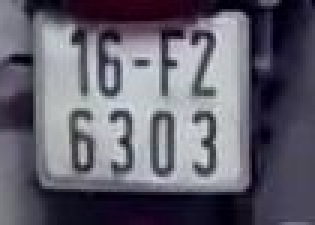
#> input picture test/16F26303.jpeg, 105 x 75 px (shown 3 times larger)
$ python -i trans_aug.py   (imports and definitions only)
#> lines starting #> are read from the running program, lines starting #| are printed output that depends on the picture
import cv2
import numpy as np
from random import randint

def zoom(image):
    IMAGE_WIDTH = 80
    IMAGE_HEIGHT = 80
    zoom_pix = randint(0, 10)
    zoom_factor = 1 + (2*zoom_pix)/IMAGE_HEIGHT
    image = cv2.resize(image, None, fx=zoom_factor,
                       fy=zoom_factor, interpolation=cv2.INTER_LINEAR)
    top_crop = (image.shape[0] - IMAGE_HEIGHT)//2
    left_crop = (image.shape[1] - IMAGE_WIDTH)//2
    image = image[top_crop: top_crop+IMAGE_HEIGHT,
                  left_crop: left_crop+IMAGE_WIDTH]
    return image

def translation_image(image,x,y):
    rows, cols ,c= image.shape
    M = np.float32([[1, 0, x], [0, 1, y]])
    image = cv2.warpAffine(image, M, (cols, rows))
    return image

def rotate_image(image, deg):
    rows, cols,c = image.shape
    M = cv2.getRotationMatrix2D((cols/2,rows/2), deg, 1)
    image = cv2.warpAffine(image, M, (cols, rows))
    return image
def rotate_random_image(image):
    rows, cols,c = image.shape
    M = cv2.getRotationMatrix2D((cols/2,rows/2), randint(-20, 20), 1)
    image = cv2.warpAffine(image, M, (cols, rows))
    return image

def transformation_image(image):
    rows, cols, ch = image.shape
    pts1 = np.float32([[50, 50], [200, 50], [50, 200]])
    pts2 = np.float32([[10, 100], [200, 50], [100, 250]])
    M = cv2.getAffineTransform(pts1, pts2)
    image = cv2.warpAffine(image, M, (cols, rows))
    return image

    pts1 = np.float32([[50, 50], [200, 50], [50, 200]])
    pts2 = np.float32([[100, 10], [200, 50], [0, 150]])
    M = cv2.getAffineTransform(pts1, pts2)
    image = cv2.warpAffine(image, M, (cols, rows))
    return image

    pts1 = np.float32([[50, 50], [200, 50], [50, 200]])
    pts2 = np.float32([[100, 10], [200, 50], [30, 175]])
    M = cv2.getAffineTransform(pts1, pts2)
    image = cv2.warpAffine(image, M, (cols, rows))
    return image

    pts1 = np.float32([[50, 50], [200, 50], [50, 200]])
    pts2 = np.float32([[100, 10], [200, 50], [70, 150]])
    M = cv2.getAffineTransform(pts1, pts2)
    image = cv2.warpAffine(image, M, (cols, rows))
    return image

>>> import cv2
>>> picture = cv2.imread('test/16F26303.jpeg')
#> picture is the input picture: shape (75, 105, 3); mean B, G, R 109.6, 97.4, 99.5
>>> result = transformation_image(picture)
#> in transformation_image, `image = cv2.warpAffine(image, M, (cols, rows))`:
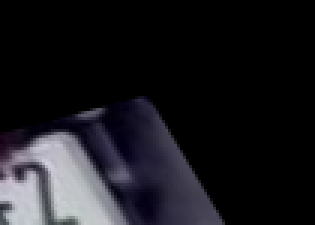
#> image: shape (75, 105, 3) (shown 3 times larger); mean of channels 0, 1, 2 29.6, 25.1, 25.7; drawn as B, G, R

$ run again, on test/36F42678.jpeg
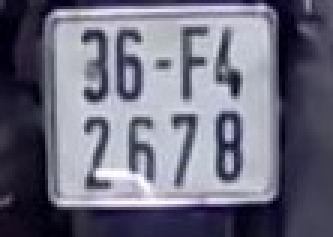
#> input picture test/36F42678.jpeg, 111 x 79 px (shown 3 times larger)
#> picture is the input picture: shape (79, 111, 3); mean B, G, R 126.6, 109.4, 110
#> in transformation_image, `image = cv2.warpAffine(image, M, (cols, rows))`:
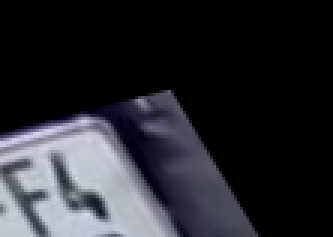
#> image: shape (79, 111, 3) (shown 3 times larger); mean of channels 0, 1, 2 46.4, 40.4, 40.5; drawn as B, G, R

$ run again, on test/16L95425.jpeg
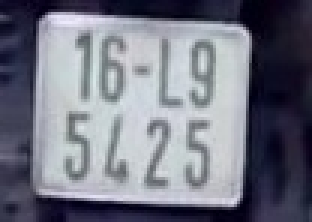
#> input picture test/16L95425.jpeg, 104 x 74 px (shown 3 times larger)
#> picture is the input picture: shape (74, 104, 3); mean B, G, R 129.9, 117, 114.7
#> in transformation_image, `image = cv2.warpAffine(image, M, (cols, rows))`:
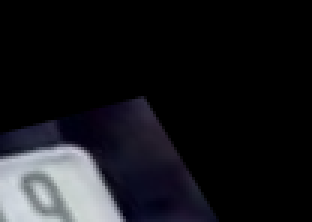
#> image: shape (74, 104, 3) (shown 3 times larger); mean of channels 0, 1, 2 27.4, 23.6, 23.2; drawn as B, G, R

$ run again, on test/16M26315.jpeg
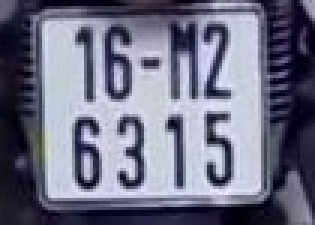
#> input picture test/16M26315.jpeg, 105 x 75 px (shown 3 times larger)
#> picture is the input picture: shape (75, 105, 3); mean B, G, R 132.3, 111.5, 110.8
#> in transformation_image, `image = cv2.warpAffine(image, M, (cols, rows))`:
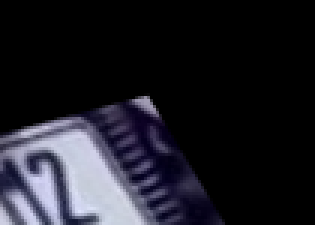
#> image: shape (75, 105, 3) (shown 3 times larger); mean of channels 0, 1, 2 37.4, 29.8, 30.1; drawn as B, G, R
